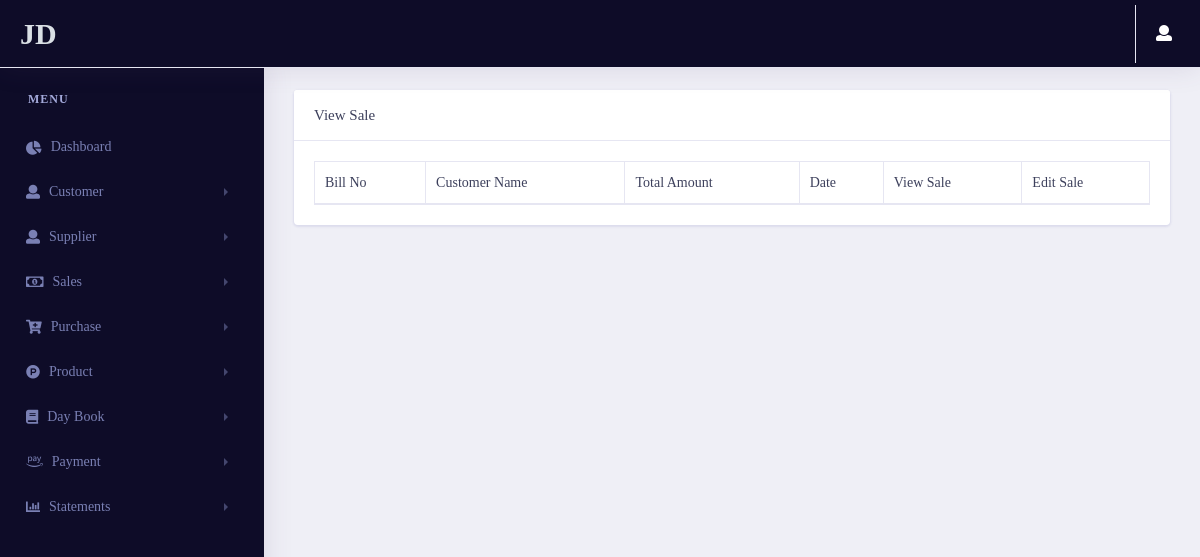
Before: /sale/viewsale/ (signed in) with the older database file.
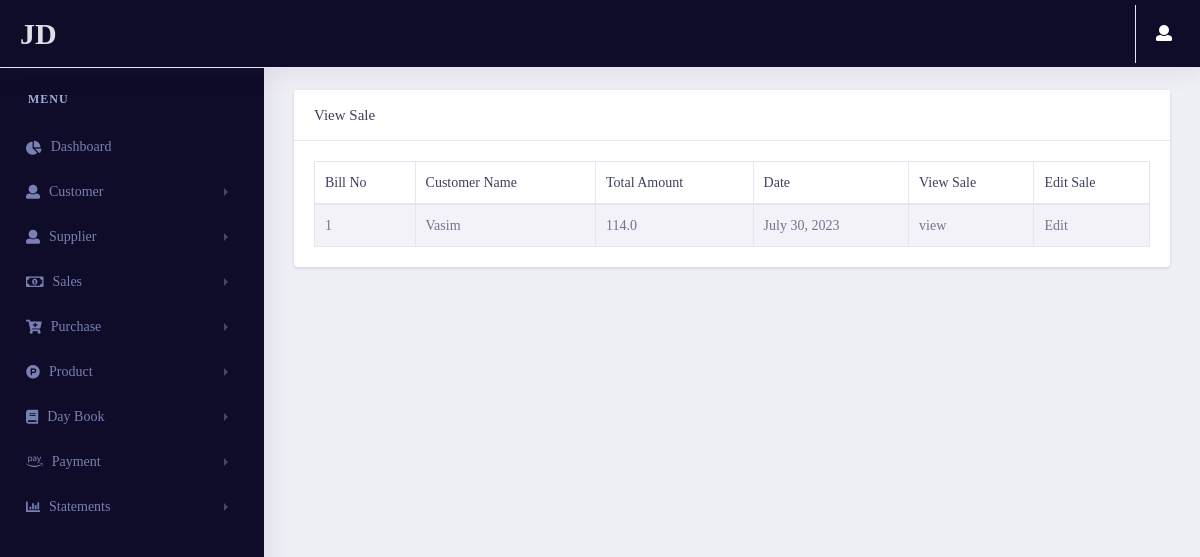
After: the same page with the newer database file.
### sales/models.py (models this page shows, shortened)
class Estimate_sales(models.Model):
    Bill_no = models.IntegerField()
    customer = models.ForeignKey(Customer_estimate,on_delete=models.CASCADE)
    date = models.DateField(auto_now_add=True)
    Total_amount = models.FloatField()
    Due_amount = models.FloatField()
    Round_off = models.FloatField()
    Grand_total = models.FloatField()
    id = models.UUIDField(default=uuid.uuid4 , unique=True , primary_key=True , editable=False)
    class Meta:
        indexes = [models.Index(fields=['Bill_no' , 'customer' , 'id'])]

### customer/models.py (models this page shows)
class Customer_estimate(models.Model):
    fullname = models.CharField(max_length=50)
    contactno = models.CharField(max_length=50)
    city = models.CharField(max_length=50)
    state = models.CharField(max_length=50)
    landmark = models.CharField(max_length=50)
    id = models.UUIDField(default=uuid.uuid4 , unique=True , primary_key=True , editable=False)
    def __str__(self):
        return self.fullname
    class Meta:
        indexes = [models.Index(fields = [ 'id' , 'fullname'])]

### sales/views.py (the view)
# urls.py: path('viewsale/',views.viewsale,name="viewsale"),
@login_required(login_url='login')
def viewsale(request):
    Estimate_group = Group.objects.get(name='Estimate')
    GST_group = Group.objects.get(name='GST')
    user = User.objects.get(username=request.user.username)
    if user.is_authenticated:
        if Estimate_group in user.groups.all():
            Sale_data = Estimate_sales.objects.all()
        if GST_group in user.groups.all():
            Sale_data = gstsale.objects.all()
        context = {
            'Sale_data' : Sale_data
        }
        return render(request,"sales/viewsale.html",context)
    else:
        return redirect('login')

### pages/templatetags/user_auth.py (called while the page is built)
@register.filter(name='has_group')
def has_group(user, group_name):
    group = Group.objects.get(name=group_name)
    return True if group in user.groups.all() else False

### sales/templates/sales/viewsale.html (shortened to what this page needs)
{% extends 'pages/base.html' %}
{% load static %}
{% load user_auth %}
{% block content %}
    <link rel="stylesheet" href="{% static 'vendor/bootstrap/css/bootstrap.min.css' %}">
    <link rel="stylesheet" type="text/css" href="{% static 'vendor/datatables/css/dataTables.bootstrap4.css' %}">
    <link href="{% static 'vendor/fonts/circular-std/style.css' %}" rel="stylesheet">
    <link rel="stylesheet" href="{% static 'libs/css/style.css' %}">
    <link rel="stylesheet" href="{% static 'vendor/fonts/fontawesome/css/fontawesome-all.css' %}">
{% if request.user|has_group:"Estimate" %}
<div class="row">
    <div class="col-xl-12 col-lg-12 col-md-12 col-sm-12 col-12">
        <div class="card">
        <h5 class="card-header">View Sale</h5>
            <div class="card-body">
                <div class="table-responsive">
                <table class="table table-striped table-bordered first">
                    <thead>
                        <tr>
                            <th>Bill No</th>
                            <th>Customer Name</th>
                            <th>Total Amount</th>
                            <th>Date</th>
                            <th>View Sale</th>
                            <th>Edit Sale</th>
                        </tr>
                    </thead>
                    <tbody>
                        {% for i in Sale_data %}
                        <tr>
                            <td>{{i.Bill_no}}</td>
                            <td>{{i.customer}}</td>
                            <td>{{i.Total_amount}}</td>
                            <td>{{i.date}}</td>
                            <td>
                                <a href="/sales/saleinvoice/{{i.id}}">view</a>
                            </td>
                            <td>
                                <a href="/sales/updatesale/{{i.id}}">Edit</a>
                            </td>
                        </tr>
                        {% endfor %}
                    </tbody>
                </table>
                </div>
            </div>
        </div>
    </div>
</div>
{% endif %}
{% endblock content %}

Changed rows visible on the page:
added Estimate_sales: Bill_no "1", customer "Vasim", Total_amount "114.0", date "July 30, 2023"
